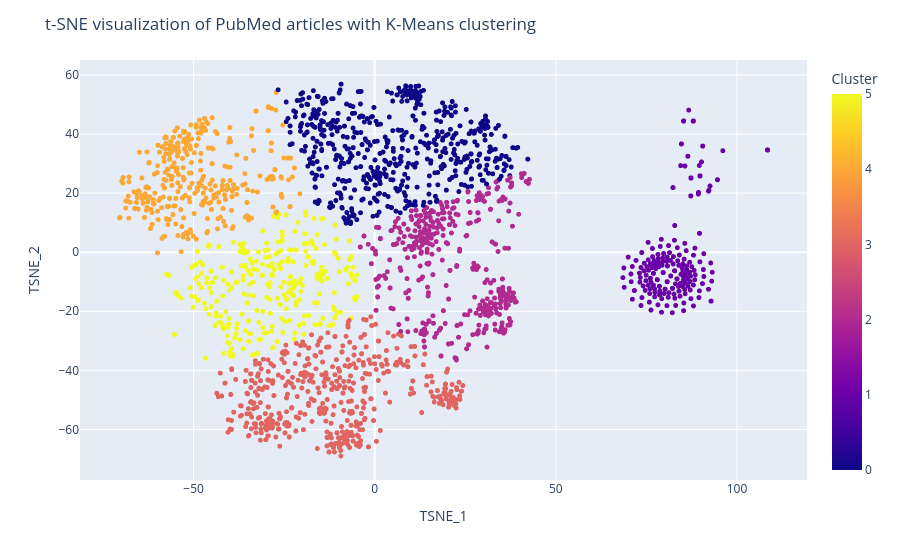

Notebook code cell kept with this figure:
### Code cell
# %%
#clustering
import pandas as pd
import numpy as np
from sklearn.manifold import TSNE
from sklearn.cluster import KMeans
from sklearn.preprocessing import StandardScaler
import plotly.express as px
from sklearn.decomposition import PCA
import openai
from secret_keys import OPENAI_API_KEY
import logging

# Configure logging
logging.basicConfig(
    level=logging.INFO,
    format='%(asctime)s - %(levelname)s - %(message)s',
    handlers=[
        logging.FileHandler("clustering.log"),
        logging.StreamHandler()
    ]
)

logging.info("Script started")

# Load your OpenAI API key
openai.api_key = OPENAI_API_KEY
logging.info("OpenAI API key loaded")

# Reload the embeddings for clustering and visualization
df = pd.read_csv('csv_results_with_embeddings.csv')
def safe_convert(val):
    try:
        if isinstance(val, str):
            embedding = np.array(eval(val))
        else:
            embedding = np.array(val)
        return embedding if embedding.size > 0 else None
    except:
        return None

# Convert embeddings and filter invalid ones
df['Embedding'] = df['Embedding'].apply(safe_convert)
df = df.dropna(subset=['Embedding'])

# Ensure all embeddings have same length by padding/truncating
#max_len = max(x.shape[0] for x in df['Embedding'])
#embeddings_array = np.array([np.pad(x, (0, max_len - x.shape[0])) for x in df['Embedding']])
#load the embedding sarray, all of the smae dimension already
embeddings_array = np.array(df['Embedding'].values.tolist())
# Scale the embeddings
scaler = StandardScaler()
embeddings_scaled = scaler.fit_transform(embeddings_array)

# Apply PCA to reduce to 50 components (optional)
#pca = PCA(n_components=50, random_state=42)
#pca_result = pca.fit_transform(embeddings_scaled)

# Reduce dimensionality using t-SNE
try:
    logging.info("Starting t-SNE dimensionality reduction")
    tsne = TSNE(
        n_components=2,          # 2D embedding
        perplexity=min(50, len(df)-1),           # Start with default
        learning_rate=400,       # Start with default of 200
        n_iter_without_progress=500,             # Number of iterations
        metric='cosine',      # Distance metric
        init='pca',              # PCA initialization
        random_state=42,          # For reproducibility
        early_exaggeration=4,
    )
    embeddings_2d = tsne.fit_transform(embeddings_scaled)
    logging.info("t-SNE dimensionality reduction complete")

    # Apply K-Means clustering
    logging.info("Starting K-Means clustering")
    n_clusters = min(6, len(df))
    kmeans = KMeans(n_clusters=n_clusters, random_state=42)
    df['Cluster'] = kmeans.fit_predict(embeddings_2d)
    logging.info("K-Means clustering complete")

    # Add t-SNE results to DataFrame
    df['TSNE_1'] = embeddings_2d[:, 0]
    df['TSNE_2'] = embeddings_2d[:, 1]
    logging.info("t-SNE results added to DataFrame")

    # Plot using plotly
    logging.info("Creating plotly scatter plot")
    fig = px.scatter(df, x='TSNE_1', y='TSNE_2', color='Cluster', hover_name='Title')
    fig.update_traces(marker=dict(size=5))
    fig.update_layout(title='t-SNE visualization of PubMed articles with K-Means clustering')
    fig.show()
    fig.write_html('scripts/outputs/t-SNE_visualization.html')
    fig.write_image('scripts/outputs/t-SNE_visualization_plotly.pdf')
    logging.info("Plotly scatter plot created and saved")

    # Calculate cluster metrics
    logging.info("Calculating cluster metrics")
    df['Cluster_Size'] = df.groupby('Cluster')['Cluster'].transform('count')
    df['Cluster_Density'] = df.groupby('Cluster')['Cluster'].transform(lambda x: len(x)/len(df))
    logging.info("Cluster metrics calculated")

    # Save results
    df.to_csv('outputs/labeled_clusters.csv', index=False)
    logging.info("Clustering complete - results saved to labeled_clusters.csv")
except Exception as e:
    logging.error(f"Error during clustering process: {e}")

logging.info("Script finished")

### Figure 1 — Plotly figure (JSON) as saved in the notebook; plotly's stock layout.template omitted (floating-point values rounded to 4 significant figures; data arrays with more than 128 entries replaced by an {"elided": "..."} marker saying what was removed)
{"data": [{"hovertemplate": "<b>%{hovertext}</b><br><br>TSNE_1=%{x}<br>TSNE_2=%{y}<br>Cluster=%{marker.color}<extra></extra>", "hovertext": {"elided": "2669 str values"}, "legendgroup": "", "marker": {"color": {"elided": "2669 int values"}, "coloraxis": "coloraxis", "size": 5, "symbol": "circle"}, "mode": "markers", "name": "", "showlegend": false, "type": "scattergl", "x": {"elided": "2669 float values"}, "xaxis": "x", "y": {"elided": "2669 float values"}, "yaxis": "y"}], "layout": {"coloraxis": {"colorbar": {"title": {"text": "Cluster"}}, "colorscale": [[0, "#0d0887"], [0.1111, "#46039f"], [0.2222, "#7201a8"], [0.3333, "#9c179e"], [0.4444, "#bd3786"], [0.5556, "#d8576b"], [0.6667, "#ed7953"], [0.7778, "#fb9f3a"], [0.8889, "#fdca26"], [1, "#f0f921"]]}, "legend": {"tracegroupgap": 0}, "margin": {"t": 60}, "title": {"text": "t-SNE visualization of PubMed articles with K-Means clustering"}, "xaxis": {"anchor": "y", "domain": [0, 1], "title": {"text": "TSNE_1"}}, "yaxis": {"anchor": "x", "domain": [0, 1], "title": {"text": "TSNE_2"}}}}
